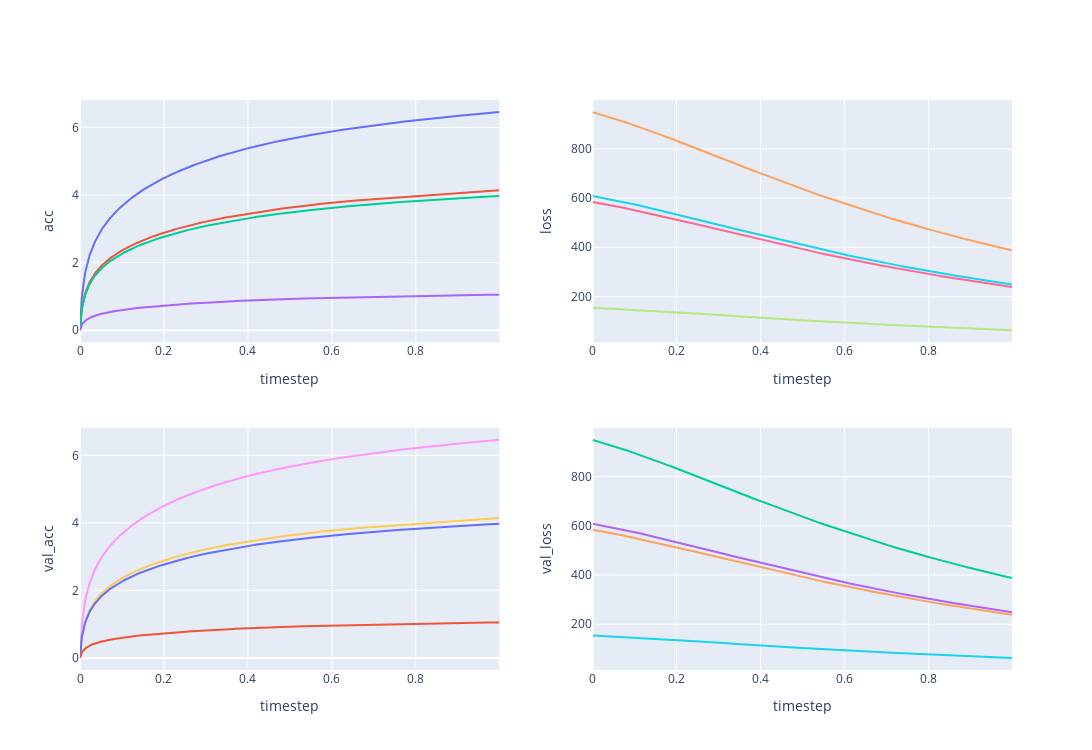

Notebook cell for this chart:
### Code cell
reader.scalar(using="plotly")

### Figure 1 — Plotly figure (JSON) as saved in the notebook; plotly's stock layout.template omitted (floating-point values rounded to 4 significant figures; data arrays with more than 128 entries replaced by an {"elided": "..."} marker saying what was removed)
{"data": [{"name": "v4", "showlegend": false, "type": "scatter", "x": {"elided": "1000 float values"}, "xaxis": "x", "y": {"elided": "1000 float values"}, "yaxis": "y"}, {"name": "v2", "showlegend": false, "type": "scatter", "x": {"elided": "1000 float values"}, "xaxis": "x", "y": {"elided": "1000 float values"}, "yaxis": "y"}, {"name": "v3", "showlegend": false, "type": "scatter", "x": {"elided": "1000 float values"}, "xaxis": "x", "y": {"elided": "1000 float values"}, "yaxis": "y"}, {"name": "v1", "showlegend": false, "type": "scatter", "x": {"elided": "1000 float values"}, "xaxis": "x", "y": {"elided": "1000 float values"}, "yaxis": "y"}, {"name": "v4", "showlegend": false, "type": "scatter", "x": {"elided": "1000 float values"}, "xaxis": "x2", "y": {"elided": "1000 float values"}, "yaxis": "y2"}, {"name": "v2", "showlegend": false, "type": "scatter", "x": {"elided": "1000 float values"}, "xaxis": "x2", "y": {"elided": "1000 float values"}, "yaxis": "y2"}, {"name": "v3", "showlegend": false, "type": "scatter", "x": {"elided": "1000 float values"}, "xaxis": "x2", "y": {"elided": "1000 float values"}, "yaxis": "y2"}, {"name": "v1", "showlegend": false, "type": "scatter", "x": {"elided": "1000 float values"}, "xaxis": "x2", "y": {"elided": "1000 float values"}, "yaxis": "y2"}, {"name": "v4", "showlegend": false, "type": "scatter", "x": {"elided": "1000 float values"}, "xaxis": "x3", "y": {"elided": "1000 float values"}, "yaxis": "y3"}, {"name": "v2", "showlegend": false, "type": "scatter", "x": {"elided": "1000 float values"}, "xaxis": "x3", "y": {"elided": "1000 float values"}, "yaxis": "y3"}, {"name": "v3", "showlegend": false, "type": "scatter", "x": {"elided": "1000 float values"}, "xaxis": "x3", "y": {"elided": "1000 float values"}, "yaxis": "y3"}, {"name": "v1", "showlegend": false, "type": "scatter", "x": {"elided": "1000 float values"}, "xaxis": "x3", "y": {"elided": "1000 float values"}, "yaxis": "y3"}, {"name": "v4", "showlegend": false, "type": "scatter", "x": {"elided": "1000 float values"}, "xaxis": "x4", "y": {"elided": "1000 float values"}, "yaxis": "y4"}, {"name": "v2", "showlegend": false, "type": "scatter", "x": {"elided": "1000 float values"}, "xaxis": "x4", "y": {"elided": "1000 float values"}, "yaxis": "y4"}, {"name": "v3", "showlegend": false, "type": "scatter", "x": {"elided": "1000 float values"}, "xaxis": "x4", "y": {"elided": "1000 float values"}, "yaxis": "y4"}, {"name": "v1", "showlegend": false, "type": "scatter", "x": {"elided": "1000 float values"}, "xaxis": "x4", "y": {"elided": "1000 float values"}, "yaxis": "y4"}], "layout": {"height": 750, "width": 1500, "xaxis": {"anchor": "y", "domain": [0, 0.45], "title": {"text": "timestep"}}, "xaxis2": {"anchor": "y2", "domain": [0.55, 1], "title": {"text": "timestep"}}, "xaxis3": {"anchor": "y3", "domain": [0, 0.45], "title": {"text": "timestep"}}, "xaxis4": {"anchor": "y4", "domain": [0.55, 1], "title": {"text": "timestep"}}, "yaxis": {"anchor": "x", "domain": [0.575, 1], "title": {"text": "acc"}}, "yaxis2": {"anchor": "x2", "domain": [0.575, 1], "title": {"text": "loss"}}, "yaxis3": {"anchor": "x3", "domain": [0, 0.425], "title": {"text": "val_acc"}}, "yaxis4": {"anchor": "x4", "domain": [0, 0.425], "title": {"text": "val_loss"}}}}
